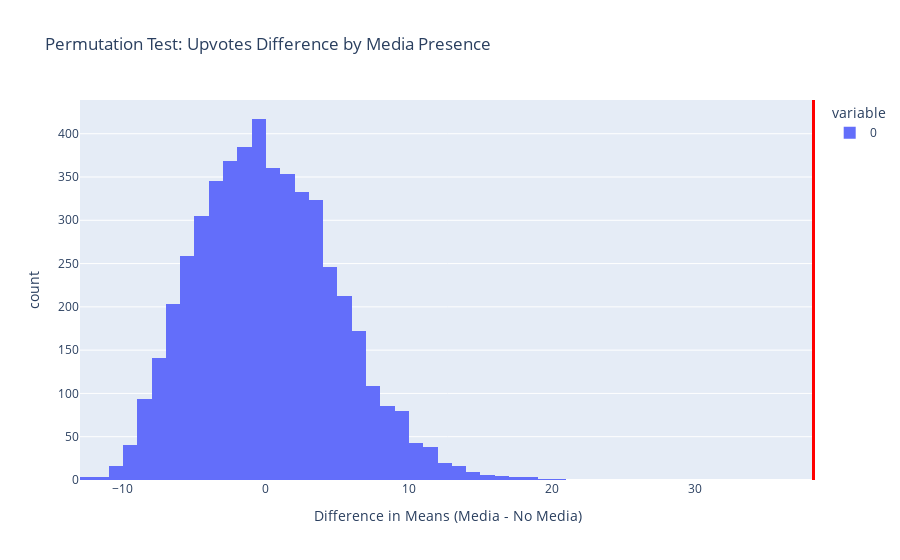

Source (notebook cell):
### Code cell
fig2 = px.histogram(diffs, nbins=50,
                   title=f'Permutation Test: Upvotes Difference by Media Presence',
                   labels={'value':'Difference in Means (Media - No Media)'})


fig2.add_vline(x=observed_diff, line_width=3, line_color='red')


fig2.show()

### Figure 1 — Plotly figure (JSON) as saved in the notebook; plotly's stock layout.template omitted (floating-point values rounded to 4 significant figures; data arrays with more than 128 entries replaced by an {"elided": "..."} marker saying what was removed)
{"data": [{"alignmentgroup": "True", "bingroup": "x", "hovertemplate": "variable=0<br>Difference in Means (Media - No Media)=%{x}<br>count=%{y}<extra></extra>", "legendgroup": "0", "marker": {"color": "#636efa", "pattern": {"shape": ""}}, "name": "0", "nbinsx": 50, "offsetgroup": "0", "orientation": "v", "showlegend": true, "type": "histogram", "x": {"elided": "5000 float values"}, "xaxis": "x", "yaxis": "y"}], "layout": {"barmode": "relative", "legend": {"title": {"text": "variable"}, "tracegroupgap": 0}, "shapes": [{"line": {"color": "red", "width": 3}, "type": "line", "x0": 38.29, "x1": 38.29, "xref": "x", "y0": 0, "y1": 1, "yref": "y domain"}], "title": {"text": "Permutation Test: Upvotes Difference by Media Presence"}, "xaxis": {"anchor": "y", "domain": [0, 1], "title": {"text": "Difference in Means (Media - No Media)"}}, "yaxis": {"anchor": "x", "domain": [0, 1], "title": {"text": "count"}}}}
